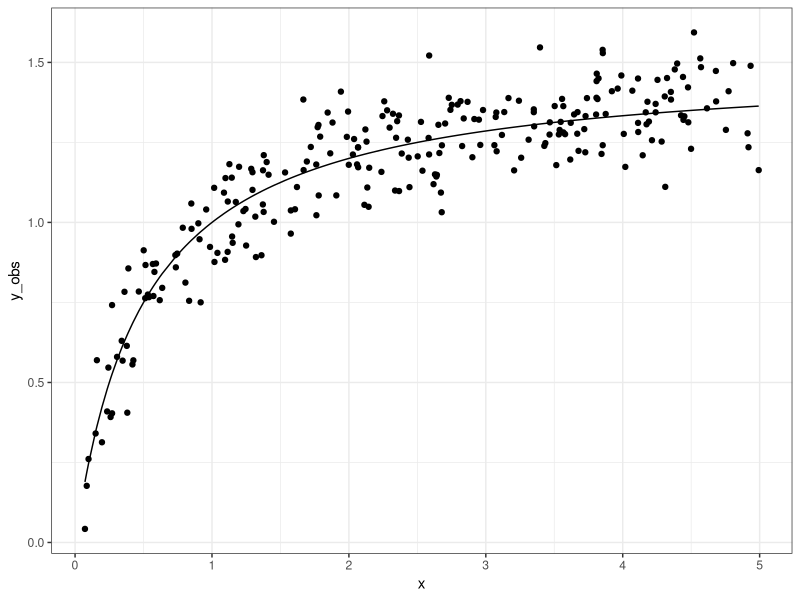
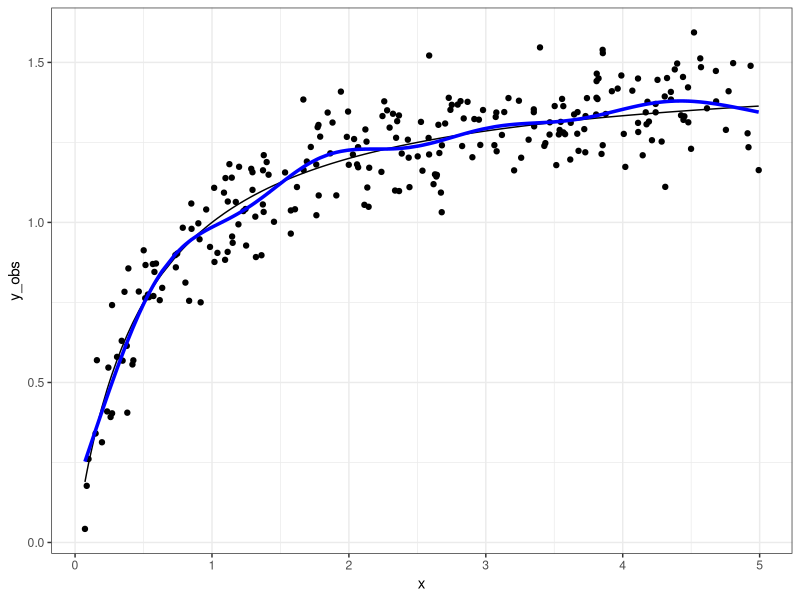
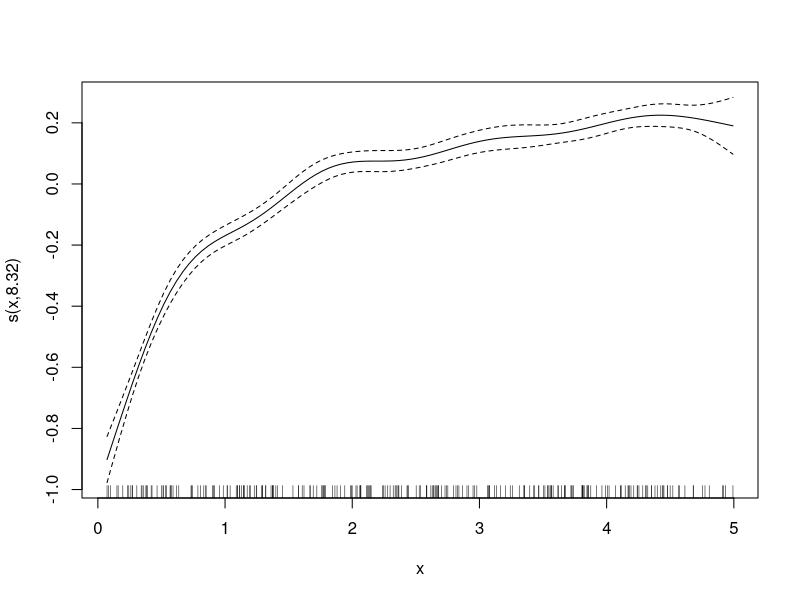
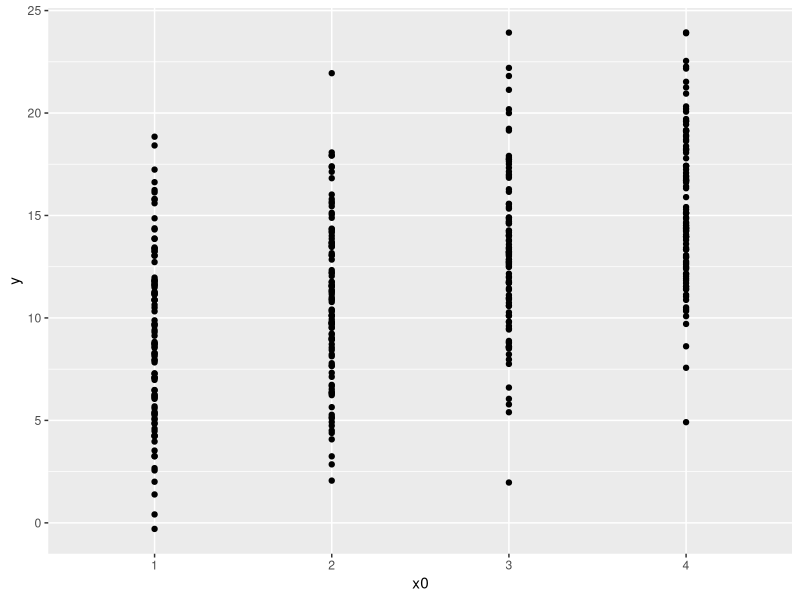

Generate these figures, in order, with R: (Note: this script raises an error after producing the figures.)
library(ggplot2)

set.seed(10)
n <- 250
x <- runif(n,0,5)
y_model <- 3*x/(1+2*x)
y_obs <- rnorm(n,y_model,0.1)
data_plot <- qplot(x, y_obs) +
  geom_line(aes(y=y_model)) +
  theme_bw()
data_plot


library(mgcv)

gam_model <- gam(y_obs ~ s(x))
summary(gam_model)
data_plot <- data_plot +
  geom_line(colour = "blue", size = 1.2, aes(y = fitted(gam_model)))
data_plot
plot(gam_model)

linear_model <- gam(y_obs ~ x) # fit a regular linear model using gam()
nested_gam_model <- gam(y_obs ~ s(x))
anova(linear_model, nested_gam_model, test = "Chisq")


gam_data <-  gamSim(eg = 5)
# Additive model + factor
head(gam_data)

ggplot(gam_data)+
  geom_point(aes(y = y, x = x0))


basic_model <- gam(y ~ x0 + s(x1), data = gam_data)
basic_summary <- summary(basic_model)
basic_summary$p.table
#             Estimate Std. Error   t value     Pr(>|t|)
# (Intercept) 8.550030  0.3655849 23.387258 1.717989e-76
# x02         2.418682  0.5165515  4.682364 3.908046e-06
# x03         4.486193  0.5156501  8.700072 9.124666e-17
# x04         6.528518  0.5204234 12.544629 1.322632e-30
basic_summary$s.table


anova(basic_model, two_term_model, two_smooth_model, test = "Chisq")